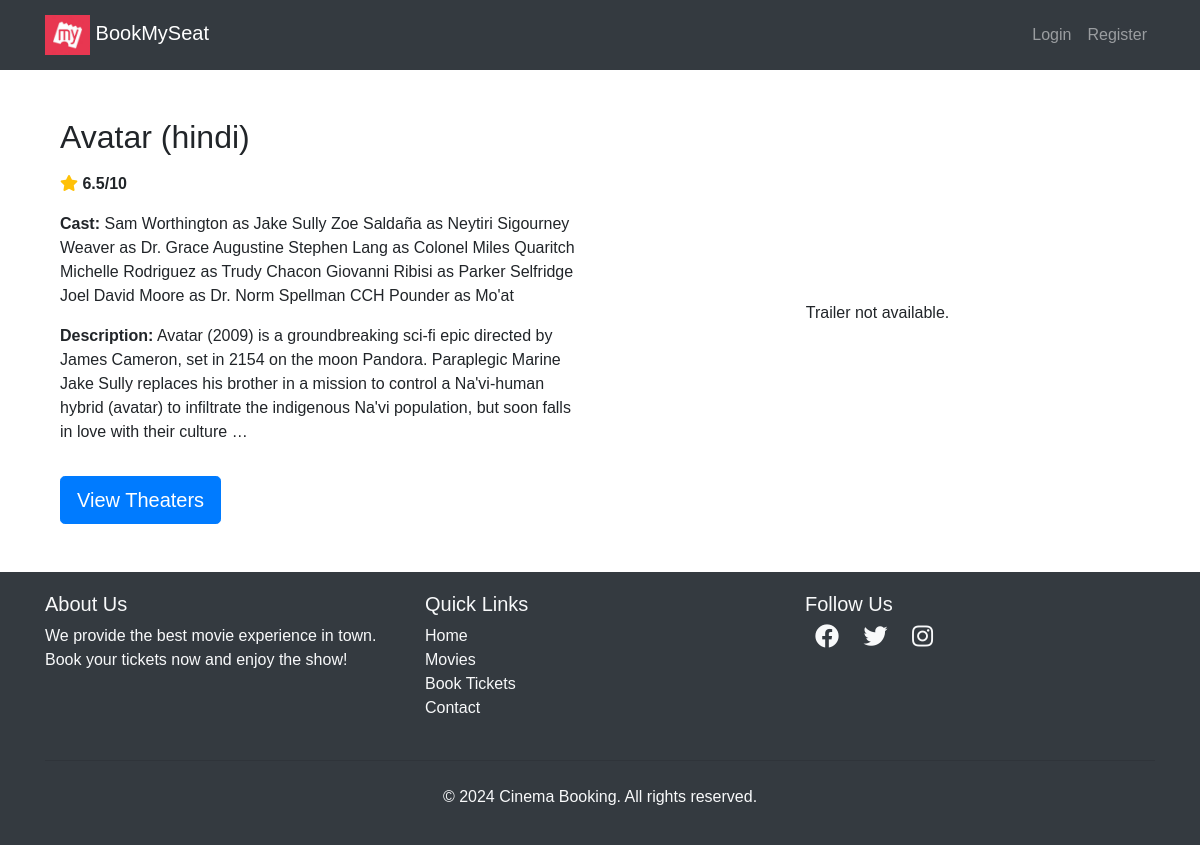
Page /movies/movie/4/ on the committed database.
### movies/models.py (models this page shows, shortened)
class Movie(models.Model):
    name = models.CharField(max_length=255, db_index=True)
    genre = models.ManyToManyField(Genre, related_name= "movies")
    language = models.ForeignKey(Language, on_delete=models.CASCADE, null=True,blank=True)
    image = models.ImageField(upload_to="movies/")
    rating = models.DecimalField(max_digits=3, decimal_places=1, db_index=True)
    cast = models.TextField()
    description = models.TextField(blank=True, null=True)
    trailer_url = models.URLField(
        blank=True,
        null=True,
        validators=[validate_youtube_url]
    )
    def get_youtube_id(self):
        if not self.trailer_url:
            return None

### movies/views.py (the view)
# urls.py: path('movie/<int:movie_id>/', views.movie_detail, name='movie_detail'),
def movie_detail(request, movie_id):
    movie = get_object_or_404(Movie, id=movie_id)
    return render(request, 'movies/movie_detail.html', {'movie': movie})

### templates/movies/movie_detail.html
{% extends "users/basic.html" %} {% block content %}
<div class="container mt-5">
    <div class="row align-items-center">
        <div class="col-md-6">
            <h2 class="mb-3">{{ movie.name }}</h2>
            <p>
                <i class="fas fa-star text-warning"></i>
                <strong>{{ movie.rating }}/10</strong>
            </p>
            <p>
                <strong>Cast:</strong> {{ movie.cast }}
            </p>
            <p>
                <strong>Description:</strong> {{ movie.description |truncatechars:300 }}
            </p>
            <a href="{% url 'theater_list' movie.id %}" class="btn btn-primary btn-lg mt-3">
                View Theaters
            </a>
        </div>
        <div class="col-md-6 text-center">
            {% if movie.get_youtube_id %}
            <img src="https://img.youtube.com/vi/{{ movie.get_youtube_id }}/hqdefault.jpg" class="img-fluid rounded shadow" alt="Trailer Thumbnail">
            <br><br>
            <a href="https://www.youtube.com/watch?v={{ movie.get_youtube_id }}" target="_blank" class="btn btn-danger btn-lg">
                ▶ Watch Trailer
            </a> {% else %}
            <p>Trailer not available.</p>
            {% endif %}
        </div>
    </div>
</div>
{% endblock %}

### templates/users/basic.html (shortened to what this page needs)
<!DOCTYPE html>
<html lang="en">
<head>
    <link href="https://cdn.jsdelivr.net/npm/bootstrap-icons/font/bootstrap-icons.css" rel="stylesheet" />
    <link rel="stylesheet" href="https://maxcdn.bootstrapcdn.com/bootstrap/4.0.0/css/bootstrap.min.css" />
    <link rel="stylesheet" href="https://cdnjs.cloudflare.com/ajax/libs/font-awesome/5.15.3/css/all.min.css" />
</head>
<body>
    <nav class="navbar navbar-expand-lg navbar-dark bg-dark">
        <div class="container">
            <a class="navbar-brand" href="/">
                <img
                    alt="logo" height="40" width="45"> BookMySeat
            </a>
            <div class="collapse navbar-collapse" id="navbarNav">
                <ul class="navbar-nav ml-auto">
                    {% if user.is_authenticated %}
                    <li class="nav-item"><a class="nav-link" href="/">Home</a></li>
                    <li class="nav-item"><a class="nav-link" href="/movies">Movies</a></li>
                    <li class="nav-item"><a class="nav-link" href="{% url 'profile' %}">Profile</a></li>
                    {% if user.is_superuser %}
                    <li class="nav-item"><a class="nav-link " href="{% url 'admin_dashboard' %}">Dashboard</a></li>
                    {% endif %}
                    <li class="nav-item">
                        <form method="post" action="{% url 'logout' %}" onsubmit="return confirmLogout()">
                            {% csrf_token %}
                            <button type="submit" class="nav-link" style="border: none; background: none;">Logout</button>
                        </form>
                    </li>
                    {% else %}
                    <li class="nav-item"><a class="nav-link" href="{% url 'login' %}">Login</a></li>
                    <li class="nav-item"><a class="nav-link" href="{% url 'register' %}">Register</a></li>
                    {% endif %}
                </ul>
            </div>
        </div>
    </nav>
    <div class="container mt-4">
        {% block content %} {% endblock %}
    </div>
    <footer class="footer mt-5">
        <div class="container">
            <div class="row">
                <div class="col-md-4 mb-4 mb-md-0">
                    <h5>About Us</h5>
                    <p>
                        We provide the best movie experience in town. Book your tickets now and enjoy the show!
                    </p>
                </div>
                <div class="col-md-4 mb-4 mb-md-0">
                    <h5>Quick Links</h5>
                    <ul class="list-unstyled">
                        <li><a href="/">Home</a></li>
                        <li><a href="/movies">Movies</a></li>
                        <li><a href="#">Book Tickets</a></li>
                        <li><a href="#">Contact</a></li>
                    </ul>
                </div>
                <div class="col-md-4">
                    <h5>Follow Us</h5>
                    <div class="social-icons">
                        <a href="#"><i class="fab fa-facebook"></i></a>
                        <a href="#"><i class="fab fa-twitter"></i></a>
                        <a href="#"><i class="fab fa-instagram"></i></a>
                    </div>
                </div>
            </div>
            <hr class="mt-4 mb-4" />
            <div class="text-center">
                <p>&copy; 2024 Cinema Booking. All rights reserved.</p>
            </div>
        </div>
    </footer>
</body>
</html>

### templates/users/basic.html (style rules this page uses)
body { font-family: Arial, sans-serif; }
.navbar { background-color: #fff; padding: 10px 20px; }
.navbar-brand img { height: 40px; }
.navbar-nav .nav-link { color: #000; }
.footer { background-color: #343a40; color: #f8f9fa; padding: 20px 0; }
.footer a { color: #f8f9fa; text-decoration: none; }
.footer .social-icons i { font-size: 24px; margin: 0 10px; transition: color 0.3s; }

### rows in the picture
Movie: name "Avatar (hindi)", rating "6.5", cast "Sam Worthington as Jake Sully Zoe Saldaña as Neytiri Sigourney Weaver as Dr. Grace Augustine Stephen Lang as Colonel Miles Quaritch Michelle Rodriguez as Trudy Chacon Giovanni Ribisi as Parker Selfridge Joel David Moore as Dr. Norm Spellman CCH Pounder as Mo'at", description "Avatar (2009) is a groundbreaking sci-fi epic directed by James Cameron, set in 2154 on the moon Pandora. Paraplegic Marine Jake Sully replaces his brother in a mission to control a Na'vi-human hybrid (avatar) to infiltrate the indigenous Na'vi population, but soon falls in love with their culture …"
